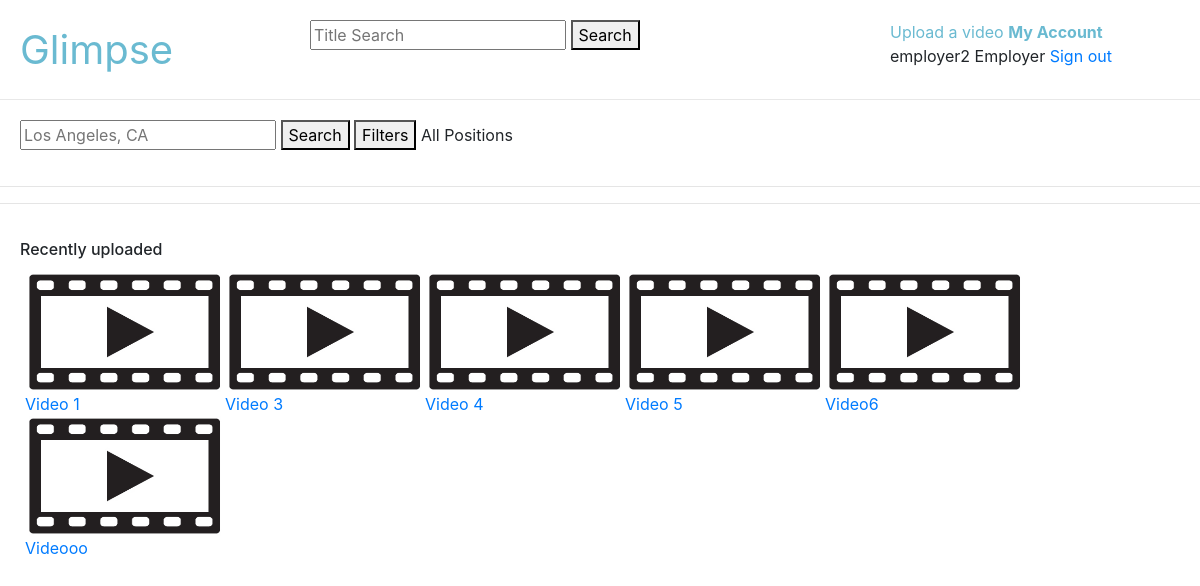
Page / (signed in) on the earlier database version.
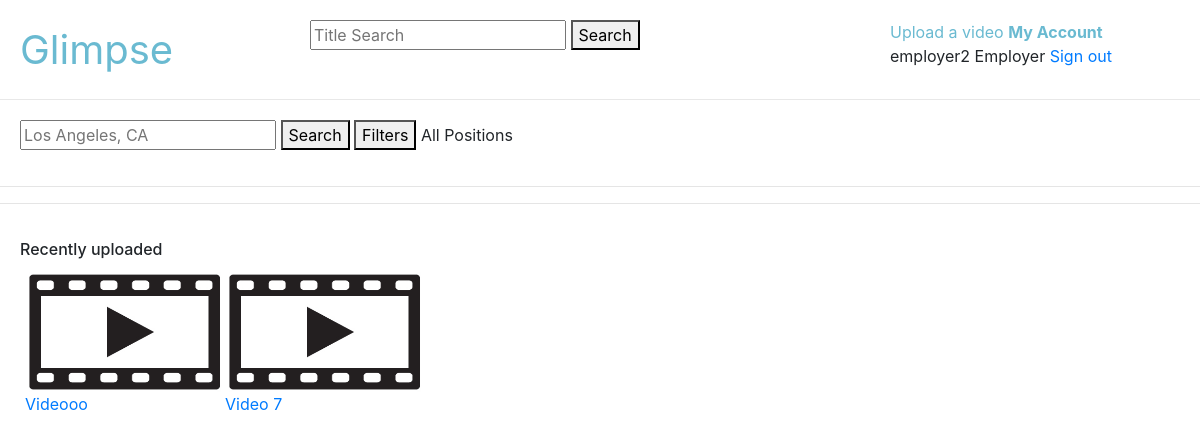
Same page on the later database version.
### main/models.py (models this page shows, shortened)
class Video(models.Model):
    title = models.CharField(max_length=100)
    file = models.FileField(null=True)
    uploader = models.ForeignKey(User, null=True, on_delete=models.CASCADE, related_name='uploaded_videos')
    categories = models.ManyToManyField(Category, related_name='videos')
    funcs = models.ManyToManyField(Func, related_name='videos')
    experiences = models.ManyToManyField(Experience, related_name='videos')
    jobtypes = models.ManyToManyField(Jobtype, related_name='videos')
    savers = models.ManyToManyField(User, related_name='saved_videos')

### main/views.py (the view)
# urls.py: path('', views.IndexView.as_view(), name='index'),
class IndexView(LoginRequiredMixin, ListView):
    template_name = 'main/recent_uploads.html'
    def get_queryset(self):
        videos = Video.objects.exclude(uploader__groups=self.request.user.groups.first())
        if 'category' in self.request.GET:
            videos = videos.filter(categories=self.request.GET['category'])
        if 'func' in self.request.GET:
            videos = videos.filter(funcs=self.request.GET['func'])
        self.videos = videos
        return videos
    def get_context_data(self, **kwargs):
        context = super().get_context_data(**kwargs)
        context['videos'] = self.videos
        context['user'] = self.request.user
        context['group'] = self.request.user.groups.first()
        return context

### main/templates/main/recent_uploads.html
{% extends "main/browse.html" %}
{% block main %}
    <h6>Recently uploaded</h6>
{% endblock %}

### main/templates/main/browse.html (shortened to what this page needs)
{% extends "main/layout.html" %}
{% load static %}
{% block header %}
    <form id='title-search' action="{% url 'search' %}" class="search" method="get">
        <input name="title_search" type="text" placeholder="Title Search">
        <button>Search</button>
    </form>
    <a href='{% url 'upload' %}' style='color:#6abad1'>Upload a video</a>
    <a href='{% url 'account' %}' style='font-weight:bold; color:#6abad1'>My Account</a>
    {{ user.username }}
    {{ group.name }}
    <a href='{% url 'logout' %}'>Sign out</a>
{% endblock %}
{% block content %}
    <div id='filter-bar'>
        <form action='{% url 'index' %}' method='get' class="search" style='display:inline-block'>
            <input name="location_search" type="text" placeholder="Los Angeles, CA">
            <button>Search</button>
        </form>
        <button onclick='showFilters()' style='display:inline-block'>Filters</button>
        <div id='main-filters' style='display:inline-block'>
            All Positions
        </div>
    </div>
    <hr>
    <hr>
    <div id="main">
        {% block main %}
        {% endblock %}
        <div class="video-grid">
            {% for video in videos %}
                <div class='video-item'>
                    <div class='thumbnail'>
                        <a class='thumbnail' href='{% url 'watch' video.id %}'>
                            <img src='{% static 'main/thumbnail.png' %}'>
                        </a>
                    </div>
                    <a href='{% url 'watch' video.id %}'>{{ video.title }}</a>
                </div>
            {% endfor %}
        </div>
    </div>
{% endblock %}

Differences in the rows shown:
no longer on this page (row edited): Video: title "Video 1"
no longer on this page (row edited): Video: title "Video 3"
removed Video: title "Video 4"
removed Video: title "Video 5"
no longer on this page (row edited): Video: title "Video6"
now on this page (row edited): Video: title "Video 7"
